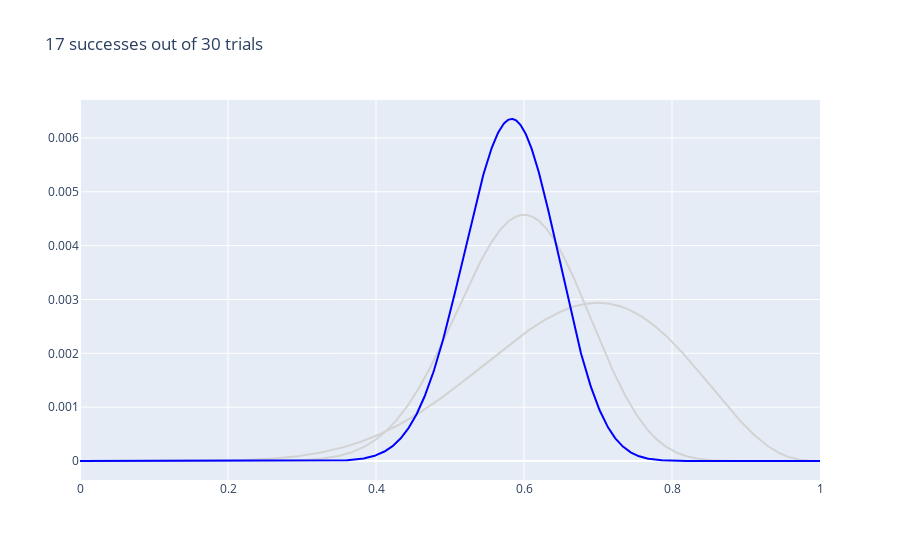

Source (notebook cell):
### Code cell
g.make_bet(selected_arm, 10)
g.show_fig(selected_arm)
# px.line(x=p_grid, y=posterior, title=f"Posterior Probability of a Bin({k}, {n}, p) with probability p given {k} successes and {n} trials")

### Figure 1 — Plotly figure (JSON) as saved in the notebook; plotly's stock layout.template omitted (floating-point values rounded to 4 significant figures; data arrays with more than 128 entries replaced by an {"elided": "..."} marker saying what was removed)
{"data": [{"marker": {"color": "LightGrey", "opacity": 0.2}, "mode": "lines", "type": "scatter", "x": {"elided": "1000 float values"}, "y": {"elided": "1000 float values"}}, {"marker": {"color": "LightGrey", "opacity": 0.2}, "mode": "lines", "type": "scatter", "x": {"elided": "1000 float values"}, "y": {"elided": "1000 float values"}}, {"marker": {"color": "Blue"}, "mode": "lines", "type": "scatter", "x": {"elided": "1000 float values"}, "y": {"elided": "1000 float values"}}], "layout": {"showlegend": false, "title": {"text": "17 successes out of 30 trials"}}}
